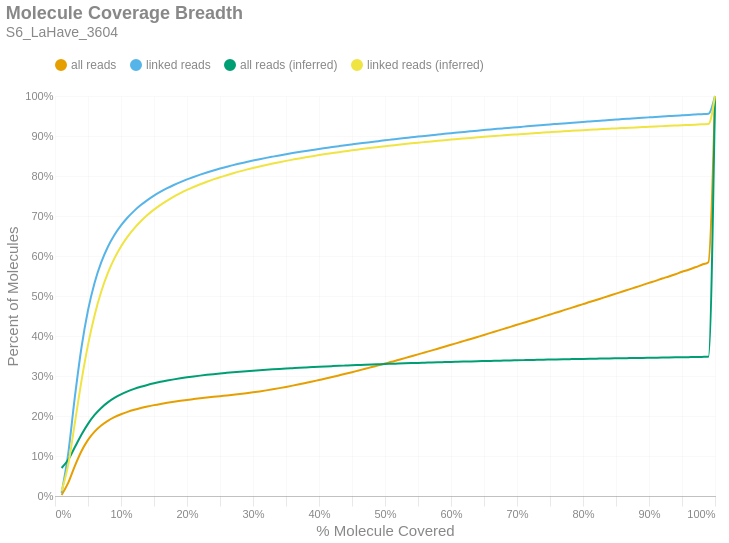

Notebook source saved alongside this figure:
### Markdown cell above
### Molecule Read Coverage
This chart shows molecule coverage breadth as computed by the number of bases aligned to that molecule. In other words, "*how much of each unique long molecule is actually sequenced/aligned?*" Keep in mind there is a distinction between sequences and alignments, since some sequences belonging to a particular molecule may not align well and wouldn't appear in the alignment data. This chart also shows molecule coverage breadth as computed by the *inferred fragment* from which the aligned sequences originate. Unlike read coverage, this calculation takes into account the total insert size, including unsequenced gaps between the forward and reverse reads. Like the previous figures, these are cumulative percents.

### Code cell
if SKIPLR:
    print_html(f"Skipped")
else:
    binned_df = consolidated_hist(valids['coverage_bp'], mask, 0.01, True)
    binned_df_inf = consolidated_hist(valids['coverage_inserts'], mask, 0.01, True)
    binned_df = binned_df.with_columns(pl.lit(binned_df_inf['all reads (cumsum)']).alias('all reads (inferred)'))
    binned_df = binned_df.with_columns(pl.lit(binned_df_inf['linked reads (cumsum)']).alias('linked reads (inferred)'))
    binned_df = binned_df.with_columns(
        (pl.col('bin').cast(pl.Float64) + 0.01).alias('right_edge')
    )

    with SafeRender(binned_df):
        (
            density_plot(binned_df, 'Molecule Coverage Breadth', samplename, 'molcov', ['all reads (inferred)','linked reads (inferred)'])
            .encode(
                #x=alt.X('bin:Q', title="% Molecule Covered").axis(format = '%').scale(padding=0),
                x=alt.X('right_edge:Q', title="% Molecule Covered").axis(format='%').scale(padding=0),
                y=alt.Y('value:Q', title='Percent of Molecules')
                    .axis(format='%')
                    .stack(False)
                    .scale(domainMin=0, padding=0),
                color=alt.Color("key:N").scale(domain = ["all reads", "linked reads", "all reads (inferred)", "linked reads (inferred)"]),
                tooltip = [
                    alt.Tooltip("key:N", title = "Data Type"),
                    alt.Tooltip("range_label:N", title="% Molecule Covered"),
                    alt.Tooltip("value:Q", format = ".2%", title="% Molecules")
                ]
            )
        ).display()

### Figure 1 — Vega-Lite specification as saved in the notebook (floating-point values rounded to 4 significant figures)
{"width": "container", "height": 400, "config": {"title": {"anchor": "start", "dy": -15, "fontSize": 18, "color": "#888888", "subtitleColor": "#888888", "subtitleFontSize": 14}, "arc": {"fill": "#0072B2"}, "axis": {"domainColor": "#888888", "domainWidth": 0.5, "gridWidth": 0.2, "grid": false, "titleFontWeight": 400, "titleFontSize": 15, "labelFontSize": 11, "labelColor": "#888888", "tickColor": "#888888", "tickWidth": 0.2, "titleColor": "#888888"}, "axisBand": {"grid": false}, "axisX": {"grid": true, "tickSize": 10, "domainCap": "round"}, "axisY": {"domain": false, "grid": true, "tickSize": 0, "domainCap": "round"}, "background": "transparent", "header": {"labelFontSize": 15, "labelColor": "#888888", "titleFontSize": 15, "titleFontWeight": 600, "titleColor": "#888888"}, "legend": {"labelFont": "sans-serif", "labelFontSize": 12, "labelColor": "#888888", "symbolSize": 100, "symbolType": "circle", "titleFontSize": 12, "titlePadding": 10, "titleColor": "#888888", "title": null, "orient": "top"}, "range": {"category": ["#E69F00", "#56B4E9", "#009E73", "#F0E442", "#0072B2", "#D55E00", "#CC79A7", "#000000"], "diverging": ["#cfe8f3", "#a2d4ec", "#73bfe2", "#46abdb", "#1696d2", "#12719e"]}, "area": {"fill": "#0072B2", "fillOpacity": 0.7, "line": true, "strokeOpacity": 0.7}, "line": {"color": "#0072B2", "stroke": "#0072B2", "strokeWidth": 2}, "trail": {"color": "#0072B2", "stroke": "#0072B2", "strokeWidth": 0, "size": 1}, "point": {"filled": true, "fillOpacity": 1.0, "size": 95}, "text": {"color": "#888888", "fontSize": 11, "align": "right", "fontWeight": 400, "size": 11}, "bar": {"fill": "#0072B2", "stroke": null}, "view": {"stroke": null, "continuousWidth": 660, "continuousHeight": 400}}, "data": {"name": "data-c16180c3b4dbf11baa161a87ed752dc8"}, "mark": {"type": "line", "interpolate": "monotone", "point": {"opacity": 0, "size": 275}}, "encoding": {"color": {"field": "key", "scale": {"domain": ["all reads", "linked reads", "all reads (inferred)", "linked reads (inferred)"]}, "type": "nominal"}, "tooltip": [{"field": "key", "title": "Data Type", "type": "nominal"}, {"field": "range_label", "title": "% Molecule Covered", "type": "nominal"}, {"field": "value", "format": ".2%", "title": "% Molecules", "type": "quantitative"}], "x": {"axis": {"format": "%"}, "field": "right_edge", "scale": {"padding": 0}, "title": "% Molecule Covered", "type": "quantitative"}, "y": {"axis": {"format": "%"}, "field": "value", "scale": {"domainMin": 0, "padding": 0}, "stack": false, "title": "Percent of Molecules", "type": "quantitative"}}, "params": [{"name": "param_c36ac31b6afebe62", "select": {"type": "point", "fields": ["key"]}, "bind": "legend"}], "title": {"text": "Molecule Coverage Breadth", "subtitle": "S6_LaHave_3604"}, "transform": [{"fold": ["all reads (cumsum)", "linked reads (cumsum)", "all reads (inferred)", "linked reads (inferred)"]}, {"calculate": "replace(datum.key, ' (cumsum)', '')", "as": "key"}, {"filter": {"param": "param_c36ac31b6afebe62"}}], "usermeta": {"embedOptions": {"downloadFileName": "S6_LaHave_3604.molcov"}}, "$schema": "https://vega.github.io/schema/vega-lite/v6.1.0.json", "datasets": {"data-c16180c3b4dbf11baa161a87ed752dc8": [{"bin": "0.0", "interval": "0.0-0.01", "all reads": 0.002737, "linked reads": 0.007905, "all reads (cumsum)": 0.002737, "linked reads (cumsum)": 0.007905, "range_label": "0.0-0.01", "all reads (inferred)": 0.07008, "linked reads (inferred)": 0.01194, "right_edge": 0.01}, {"bin": "0.01", "interval": "0.01-0.02", "all reads": 0.03002, "linked reads": 0.09819, "all reads (cumsum)": 0.03276, "linked reads (cumsum)": 0.1061, "range_label": "0.01-0.02", "all reads (inferred)": 0.09051, "linked reads (inferred)": 0.07811, "right_edge": 0.02}, {"bin": "0.02", "interval": "0.02-0.03", "all reads": 0.04218, "linked reads": 0.1402, "all reads (cumsum)": 0.07493, "linked reads (cumsum)": 0.2463, "range_label": "0.02-0.03", "all reads (inferred)": 0.1217, "linked reads (inferred)": 0.1816, "right_edge": 0.03}, {"bin": "0.03", "interval": "0.03-0.04", "all reads": 0.03711, "linked reads": 0.1237, "all reads (cumsum)": 0.112, "linked reads (cumsum)": 0.37, "range_label": "0.03-0.04", "all reads (inferred)": 0.1532, "linked reads (inferred)": 0.2867, "right_edge": 0.04}, {"bin": "0.04", "interval": "0.04-0.05", "all reads": 0.02833, "linked reads": 0.0944, "all reads (cumsum)": 0.1404, "linked reads (cumsum)": 0.4644, "range_label": "0.04-0.05", "all reads (inferred)": 0.1804, "linked reads (inferred)": 0.3779, "right_edge": 0.05}, {"bin": "0.05", "interval": "0.05-0.06", "all reads": 0.02074, "linked reads": 0.06894, "all reads (cumsum)": 0.1611, "linked reads (cumsum)": 0.5333, "range_label": "0.05-0.06", "all reads (inferred)": 0.2026, "linked reads (inferred)": 0.4521, "right_edge": 0.06}, {"bin": "0.06", "interval": "0.06-0.07", "all reads": 0.01525, "linked reads": 0.05061, "all reads (cumsum)": 0.1764, "linked reads (cumsum)": 0.5839, "range_label": "0.06-0.07", "all reads (inferred)": 0.2201, "linked reads (inferred)": 0.5107, "right_edge": 0.07}, {"bin": "0.07", "interval": "0.07-0.08", "all reads": 0.01162, "linked reads": 0.03854, "all reads (cumsum)": 0.188, "linked reads (cumsum)": 0.6224, "range_label": "0.07-0.08", "all reads (inferred)": 0.234, "linked reads (inferred)": 0.557, "right_edge": 0.08}, {"bin": "0.08", "interval": "0.08-0.09", "all reads": 0.009045, "linked reads": 0.02989, "all reads (cumsum)": 0.197, "linked reads (cumsum)": 0.6523, "range_label": "0.08-0.09", "all reads (inferred)": 0.2451, "linked reads (inferred)": 0.5939, "right_edge": 0.09}, {"bin": "0.09", "interval": "0.09-0.1", "all reads": 0.007299, "linked reads": 0.02402, "all reads (cumsum)": 0.2043, "linked reads (cumsum)": 0.6764, "range_label": "0.09-0.1", "all reads (inferred)": 0.254, "linked reads (inferred)": 0.6238, "right_edge": 0.1}, {"bin": "0.1", "interval": "0.1-0.11", "all reads": 0.006065, "linked reads": 0.01986, "all reads (cumsum)": 0.2104, "linked reads (cumsum)": 0.6962, "range_label": "0.1-0.11", "all reads (inferred)": 0.2615, "linked reads (inferred)": 0.6485, "right_edge": 0.11}, {"bin": "0.11", "interval": "0.11-0.12", "all reads": 0.005083, "linked reads": 0.01662, "all reads (cumsum)": 0.2155, "linked reads (cumsum)": 0.7128, "range_label": "0.11-0.12", "all reads (inferred)": 0.2677, "linked reads (inferred)": 0.6692, "right_edge": 0.12}, {"bin": "0.12", "interval": "0.12-0.13", "all reads": 0.004429, "linked reads": 0.01442, "all reads (cumsum)": 0.2199, "linked reads (cumsum)": 0.7273, "range_label": "0.12-0.13", "all reads (inferred)": 0.2731, "linked reads (inferred)": 0.687, "right_edge": 0.13}, {"bin": "0.13", "interval": "0.13-0.14", "all reads": 0.003862, "linked reads": 0.01254, "all reads (cumsum)": 0.2238, "linked reads (cumsum)": 0.7398, "range_label": "0.13-0.14", "all reads (inferred)": 0.2777, "linked reads (inferred)": 0.7025, "right_edge": 0.14}, {"bin": "0.14", "interval": "0.14-0.15", "all reads": 0.00343, "linked reads": 0.01108, "all reads (cumsum)": 0.2272, "linked reads (cumsum)": 0.7509, "range_label": "0.14-0.15", "all reads (inferred)": 0.2818, "linked reads (inferred)": 0.716, "right_edge": 0.15}, {"bin": "0.15", "interval": "0.15-0.16", "all reads": 0.003061, "linked reads": 0.009802, "all reads (cumsum)": 0.2303, "linked reads (cumsum)": 0.7607, "range_label": "0.15-0.16", "all reads (inferred)": 0.2854, "linked reads (inferred)": 0.728, "right_edge": 0.16}, {"bin": "0.16", "interval": "0.16-0.17", "all reads": 0.002786, "linked reads": 0.008825, "all reads (cumsum)": 0.233, "linked reads (cumsum)": 0.7695, "range_label": "0.16-0.17", "all reads (inferred)": 0.2886, "linked reads (inferred)": 0.7386, "right_edge": 0.17}, {"bin": "0.17", "interval": "0.17-0.18", "all reads": 0.002542, "linked reads": 0.007946, "all reads (cumsum)": 0.2356, "linked reads (cumsum)": 0.7775, "range_label": "0.17-0.18", "all reads (inferred)": 0.2915, "linked reads (inferred)": 0.7482, "right_edge": 0.18}, {"bin": "0.18", "interval": "0.18-0.19", "all reads": 0.002352, "linked reads": 0.007277, "all reads (cumsum)": 0.2379, "linked reads (cumsum)": 0.7847, "range_label": "0.18-0.19", "all reads (inferred)": 0.2942, "linked reads (inferred)": 0.757, "right_edge": 0.19}, {"bin": "0.19", "interval": "0.19-0.2", "all reads": 0.00223, "linked reads": 0.006788, "all reads (cumsum)": 0.2402, "linked reads (cumsum)": 0.7915, "range_label": "0.19-0.2", "all reads (inferred)": 0.2966, "linked reads (inferred)": 0.7651, "right_edge": 0.2}, {"bin": "0.2", "interval": "0.2-0.21", "all reads": 0.002039, "linked reads": 0.006089, "all reads (cumsum)": 0.2422, "linked reads (cumsum)": 0.7976, "range_label": "0.2-0.21", "all reads (inferred)": 0.2989, "linked reads (inferred)": 0.7724, "right_edge": 0.21}, {"bin": "0.21", "interval": "0.21-0.22", "all reads": 0.001962, "linked reads": 0.005714, "all reads (cumsum)": 0.2442, "linked reads (cumsum)": 0.8033, "range_label": "0.21-0.22", "all reads (inferred)": 0.3009, "linked reads (inferred)": 0.7793, "right_edge": 0.22}, {"bin": "0.22", "interval": "0.22-0.23", "all reads": 0.001901, "linked reads": 0.00539, "all reads (cumsum)": 0.2461, "linked reads (cumsum)": 0.8087, "range_label": "0.22-0.23", "all reads (inferred)": 0.3028, "linked reads (inferred)": 0.7856, "right_edge": 0.23}, {"bin": "0.23", "interval": "0.23-0.24", "all reads": 0.00182, "linked reads": 0.005068, "all reads (cumsum)": 0.2479, "linked reads (cumsum)": 0.8138, "range_label": "0.23-0.24", "all reads (inferred)": 0.3046, "linked reads (inferred)": 0.7915, "right_edge": 0.24}, {"bin": "0.24", "interval": "0.24-0.25", "all reads": 0.001767, "linked reads": 0.00475, "all reads (cumsum)": 0.2497, "linked reads (cumsum)": 0.8185, "range_label": "0.24-0.25", "all reads (inferred)": 0.3063, "linked reads (inferred)": 0.797, "right_edge": 0.25}, {"bin": "0.25", "interval": "0.25-0.26", "all reads": 0.001708, "linked reads": 0.004397, "all reads (cumsum)": 0.2514, "linked reads (cumsum)": 0.8229, "range_label": "0.25-0.26", "all reads (inferred)": 0.3078, "linked reads (inferred)": 0.802, "right_edge": 0.26}, {"bin": "0.26", "interval": "0.26-0.27", "all reads": 0.001744, "linked reads": 0.004307, "all reads (cumsum)": 0.2531, "linked reads (cumsum)": 0.8272, "range_label": "0.26-0.27", "all reads (inferred)": 0.3093, "linked reads (inferred)": 0.8069, "right_edge": 0.27}, {"bin": "0.27", "interval": "0.27-0.28", "all reads": 0.001828, "linked reads": 0.003983, "all reads (cumsum)": 0.2549, "linked reads (cumsum)": 0.8312, "range_label": "0.27-0.28", "all reads (inferred)": 0.3107, "linked reads (inferred)": 0.8116, "right_edge": 0.28}, {"bin": "0.28", "interval": "0.28-0.29", "all reads": 0.00197, "linked reads": 0.003694, "all reads (cumsum)": 0.2569, "linked reads (cumsum)": 0.8349, "range_label": "0.28-0.29", "all reads (inferred)": 0.312, "linked reads (inferred)": 0.8159, "right_edge": 0.29}, {"bin": "0.29", "interval": "0.29-0.3", "all reads": 0.002228, "linked reads": 0.003642, "all reads (cumsum)": 0.2591, "linked reads (cumsum)": 0.8386, "range_label": "0.29-0.3", "all reads (inferred)": 0.3133, "linked reads (inferred)": 0.82, "right_edge": 0.3}, {"bin": "0.3", "interval": "0.3-0.31", "all reads": 0.002367, "linked reads": 0.003466, "all reads (cumsum)": 0.2615, "linked reads (cumsum)": 0.842, "range_label": "0.3-0.31", "all reads (inferred)": 0.3145, "linked reads (inferred)": 0.824, "right_edge": 0.31}, {"bin": "0.31", "interval": "0.31-0.32", "all reads": 0.002538, "linked reads": 0.00329, "all reads (cumsum)": 0.264, "linked reads (cumsum)": 0.8453, "range_label": "0.31-0.32", "all reads (inferred)": 0.3156, "linked reads (inferred)": 0.8277, "right_edge": 0.32}, {"bin": "0.32", "interval": "0.32-0.33", "all reads": 0.002739, "linked reads": 0.003103, "all reads (cumsum)": 0.2668, "linked reads (cumsum)": 0.8484, "range_label": "0.32-0.33", "all reads (inferred)": 0.3167, "linked reads (inferred)": 0.8312, "right_edge": 0.33}, {"bin": "0.33", "interval": "0.33-0.34", "all reads": 0.002882, "linked reads": 0.003039, "all reads (cumsum)": 0.2697, "linked reads (cumsum)": 0.8514, "range_label": "0.33-0.34", "all reads (inferred)": 0.3177, "linked reads (inferred)": 0.8346, "right_edge": 0.34}, {"bin": "0.34", "interval": "0.34-0.35", "all reads": 0.003059, "linked reads": 0.002953, "all reads (cumsum)": 0.2727, "linked reads (cumsum)": 0.8544, "range_label": "0.34-0.35", "all reads (inferred)": 0.3187, "linked reads (inferred)": 0.8378, "right_edge": 0.35}, {"bin": "0.35", "interval": "0.35-0.36", "all reads": 0.003203, "linked reads": 0.002831, "all reads (cumsum)": 0.2759, "linked reads (cumsum)": 0.8572, "range_label": "0.35-0.36", "all reads (inferred)": 0.3197, "linked reads (inferred)": 0.8409, "right_edge": 0.36}, {"bin": "0.36", "interval": "0.36-0.37", "all reads": 0.00329, "linked reads": 0.002653, "all reads (cumsum)": 0.2792, "linked reads (cumsum)": 0.8599, "range_label": "0.36-0.37", "all reads (inferred)": 0.3206, "linked reads (inferred)": 0.8439, "right_edge": 0.37}, {"bin": "0.37", "interval": "0.37-0.38", "all reads": 0.003462, "linked reads": 0.002637, "all reads (cumsum)": 0.2827, "linked reads (cumsum)": 0.8625, "range_label": "0.37-0.38", "all reads (inferred)": 0.3215, "linked reads (inferred)": 0.8468, "right_edge": 0.38}, {"bin": "0.38", "interval": "0.38-0.39", "all reads": 0.003543, "linked reads": 0.002588, "all reads (cumsum)": 0.2862, "linked reads (cumsum)": 0.8651, "range_label": "0.38-0.39", "all reads (inferred)": 0.3223, "linked reads (inferred)": 0.8495, "right_edge": 0.39}, {"bin": "0.39", "interval": "0.39-0.4", "all reads": 0.003733, "linked reads": 0.002508, "all reads (cumsum)": 0.29, "linked reads (cumsum)": 0.8676, "range_label": "0.39-0.4", "all reads (inferred)": 0.3232, "linked reads (inferred)": 0.8523, "right_edge": 0.4}, {"bin": "0.4", "interval": "0.4-0.41", "all reads": 0.003685, "linked reads": 0.002334, "all reads (cumsum)": 0.2936, "linked reads (cumsum)": 0.87, "range_label": "0.4-0.41", "all reads (inferred)": 0.3239, "linked reads (inferred)": 0.8548, "right_edge": 0.41}, {"bin": "0.41", "interval": "0.41-0.42", "all reads": 0.003857, "linked reads": 0.002328, "all reads (cumsum)": 0.2975, "linked reads (cumsum)": 0.8723, "range_label": "0.41-0.42", "all reads (inferred)": 0.3247, "linked reads (inferred)": 0.8572, "right_edge": 0.42}, {"bin": "0.42", "interval": "0.42-0.43", "all reads": 0.003961, "linked reads": 0.002267, "all reads (cumsum)": 0.3015, "linked reads (cumsum)": 0.8745, "range_label": "0.42-0.43", "all reads (inferred)": 0.3254, "linked reads (inferred)": 0.8596, "right_edge": 0.43}, {"bin": "0.43", "interval": "0.43-0.44", "all reads": 0.003998, "linked reads": 0.002233, "all reads (cumsum)": 0.3055, "linked reads (cumsum)": 0.8768, "range_label": "0.43-0.44", "all reads (inferred)": 0.3261, "linked reads (inferred)": 0.8619, "right_edge": 0.44}, {"bin": "0.44", "interval": "0.44-0.45", "all reads": 0.004138, "linked reads": 0.002151, "all reads (cumsum)": 0.3096, "linked reads (cumsum)": 0.8789, "range_label": "0.44-0.45", "all reads (inferred)": 0.3268, "linked reads (inferred)": 0.8642, "right_edge": 0.45}, {"bin": "0.45", "interval": "0.45-0.46", "all reads": 0.004218, "linked reads": 0.002121, "all reads (cumsum)": 0.3138, "linked reads (cumsum)": 0.8811, "range_label": "0.45-0.46", "all reads (inferred)": 0.3275, "linked reads (inferred)": 0.8664, "right_edge": 0.46}, {"bin": "0.46", "interval": "0.46-0.47", "all reads": 0.004207, "linked reads": 0.002046, "all reads (cumsum)": 0.318, "linked reads (cumsum)": 0.8831, "range_label": "0.46-0.47", "all reads (inferred)": 0.3282, "linked reads (inferred)": 0.8685, "right_edge": 0.47}, {"bin": "0.47", "interval": "0.47-0.48", "all reads": 0.004327, "linked reads": 0.002061, "all reads (cumsum)": 0.3223, "linked reads (cumsum)": 0.8852, "range_label": "0.47-0.48", "all reads (inferred)": 0.3288, "linked reads (inferred)": 0.8705, "right_edge": 0.48}, {"bin": "0.48", "interval": "0.48-0.49", "all reads": 0.004256, "linked reads": 0.002002, "all reads (cumsum)": 0.3266, "linked reads (cumsum)": 0.8872, "range_label": "0.48-0.49", "all reads (inferred)": 0.3294, "linked reads (inferred)": 0.8725, "right_edge": 0.49}, {"bin": "0.49", "interval": "0.49-0.5", "all reads": 0.004784, "linked reads": 0.002032, "all reads (cumsum)": 0.3314, "linked reads (cumsum)": 0.8892, "range_label": "0.49-0.5", "all reads (inferred)": 0.33, "linked reads (inferred)": 0.8744, "right_edge": 0.5}, {"bin": "0.5", "interval": "0.5-0.51", "all reads": 0.004101, "linked reads": 0.001868, "all reads (cumsum)": 0.3355, "linked reads (cumsum)": 0.8911, "range_label": "0.5-0.51", "all reads (inferred)": 0.3306, "linked reads (inferred)": 0.8763, "right_edge": 0.51}, {"bin": "0.51", "interval": "0.51-0.52", "all reads": 0.004691, "linked reads": 0.001916, "all reads (cumsum)": 0.3402, "linked reads (cumsum)": 0.893, "range_label": "0.51-0.52", "all reads (inferred)": 0.3311, "linked reads (inferred)": 0.8781, "right_edge": 0.52}, {"bin": "0.52", "interval": "0.52-0.53", "all reads": 0.004549, "linked reads": 0.001836, "all reads (cumsum)": 0.3447, "linked reads (cumsum)": 0.8948, "range_label": "0.52-0.53", "all reads (inferred)": 0.3317, "linked reads (inferred)": 0.8799, "right_edge": 0.53}, {"bin": "0.53", "interval": "0.53-0.54", "all reads": 0.00464, "linked reads": 0.001799, "all reads (cumsum)": 0.3494, "linked reads (cumsum)": 0.8966, "range_label": "0.53-0.54", "all reads (inferred)": 0.3322, "linked reads (inferred)": 0.8816, "right_edge": 0.54}, {"bin": "0.54", "interval": "0.54-0.55", "all reads": 0.004654, "linked reads": 0.001849, "all reads (cumsum)": 0.354, "linked reads (cumsum)": 0.8985, "range_label": "0.54-0.55", "all reads (inferred)": 0.3328, "linked reads (inferred)": 0.8833, "right_edge": 0.55}, {"bin": "0.55", "interval": "0.55-0.56", "all reads": 0.004752, "linked reads": 0.001772, "all reads (cumsum)": 0.3588, "linked reads (cumsum)": 0.9002, "range_label": "0.55-0.56", "all reads (inferred)": 0.3333, "linked reads (inferred)": 0.8849, "right_edge": 0.56}, {"bin": "0.56", "interval": "0.56-0.57", "all reads": 0.00475, "linked reads": 0.001783, "all reads (cumsum)": 0.3635, "linked reads (cumsum)": 0.902, "range_label": "0.56-0.57", "all reads (inferred)": 0.3338, "linked reads (inferred)": 0.8865, "right_edge": 0.57}, {"bin": "0.57", "interval": "0.57-0.58", "all reads": 0.004736, "linked reads": 0.001671, "all reads (cumsum)": 0.3683, "linked reads (cumsum)": 0.9037, "range_label": "0.57-0.58", "all reads (inferred)": 0.3342, "linked reads (inferred)": 0.888, "right_edge": 0.58}, {"bin": "0.58", "interval": "0.58-0.59", "all reads": 0.004805, "linked reads": 0.001644, "all reads (cumsum)": 0.3731, "linked reads (cumsum)": 0.9053, "range_label": "0.58-0.59", "all reads (inferred)": 0.3347, "linked reads (inferred)": 0.8896, "right_edge": 0.59}, {"bin": "0.59", "interval": "0.59-0.6", "all reads": 0.00497, "linked reads": 0.001687, "all reads (cumsum)": 0.378, "linked reads (cumsum)": 0.907, "range_label": "0.59-0.6", "all reads (inferred)": 0.3352, "linked reads (inferred)": 0.8911, "right_edge": 0.6}, {"bin": "0.6", "interval": "0.6-0.61", "all reads": 0.004781, "linked reads": 0.001561, "all reads (cumsum)": 0.3828, "linked reads (cumsum)": 0.9086, "range_label": "0.6-0.61", "all reads (inferred)": 0.3356, "linked reads (inferred)": 0.8925, "right_edge": 0.61}, {"bin": "0.61", "interval": "0.61-0.62", "all reads": 0.005001, "linked reads": 0.001599, "all reads (cumsum)": 0.3878, "linked reads (cumsum)": 0.9102, "range_label": "0.61-0.62", "all reads (inferred)": 0.3361, "linked reads (inferred)": 0.8939, "right_edge": 0.62}, {"bin": "0.62", "interval": "0.62-0.63", "all reads": 0.004878, "linked reads": 0.001565, "all reads (cumsum)": 0.3927, "linked reads (cumsum)": 0.9117, "range_label": "0.62-0.63", "all reads (inferred)": 0.3365, "linked reads (inferred)": 0.8953, "right_edge": 0.63}, {"bin": "0.63", "interval": "0.63-0.64", "all reads": 0.004928, "linked reads": 0.001553, "all reads (cumsum)": 0.3976, "linked reads (cumsum)": 0.9133, "range_label": "0.63-0.64", "all reads (inferred)": 0.337, "linked reads (inferred)": 0.8966, "right_edge": 0.64}, {"bin": "0.64", "interval": "0.64-0.65", "all reads": 0.004948, "linked reads": 0.001528, "all reads (cumsum)": 0.4026, "linked reads (cumsum)": 0.9148, "range_label": "0.64-0.65", "all reads (inferred)": 0.3374, "linked reads (inferred)": 0.8979, "right_edge": 0.65}, {"bin": "0.65", "interval": "0.65-0.66", "all reads": 0.005174, "linked reads": 0.001531, "all reads (cumsum)": 0.4077, "linked reads (cumsum)": 0.9164, "range_label": "0.65-0.66", "all reads (inferred)": 0.3378, "linked reads (inferred)": 0.8992, "right_edge": 0.66}, {"bin": "0.66", "interval": "0.66-0.67", "all reads": 0.004993, "linked reads": 0.001467, "all reads (cumsum)": 0.4127, "linked reads (cumsum)": 0.9178, "range_label": "0.66-0.67", "all reads (inferred)": 0.3382, "linked reads (inferred)": 0.9005, "right_edge": 0.67}, {"bin": "0.67", "interval": "0.67-0.68", "all reads": 0.005065, "linked reads": 0.001421, "all reads (cumsum)": 0.4178, "linked reads (cumsum)": 0.9192, "range_label": "0.67-0.68", "all reads (inferred)": 0.3386, "linked reads (inferred)": 0.9017, "right_edge": 0.68}, {"bin": "0.68", "interval": "0.68-0.69", "all reads": 0.00499, "linked reads": 0.001409, "all reads (cumsum)": 0.4228, "linked reads (cumsum)": 0.9207, "range_label": "0.68-0.69", "all reads (inferred)": 0.339, "linked reads (inferred)": 0.9029, "right_edge": 0.69}, {"bin": "0.69", "interval": "0.69-0.7", "all reads": 0.005178, "linked reads": 0.001414, "all reads (cumsum)": 0.428, "linked reads (cumsum)": 0.9221, "range_label": "0.69-0.7", "all reads (inferred)": 0.3393, "linked reads (inferred)": 0.904, "right_edge": 0.7}, {"bin": "0.7", "interval": "0.7-0.71", "all reads": 0.005016, "linked reads": 0.001363, "all reads (cumsum)": 0.433, "linked reads (cumsum)": 0.9234, "range_label": "0.7-0.71", "all reads (inferred)": 0.3397, "linked reads (inferred)": 0.9052, "right_edge": 0.71}, {"bin": "0.71", "interval": "0.71-0.72", "all reads": 0.005061, "linked reads": 0.001403, "all reads (cumsum)": 0.438, "linked reads (cumsum)": 0.9248, "range_label": "0.71-0.72", "all reads (inferred)": 0.34, "linked reads (inferred)": 0.9063, "right_edge": 0.72}, {"bin": "0.72", "interval": "0.72-0.73", "all reads": 0.005201, "linked reads": 0.001361, "all reads (cumsum)": 0.4432, "linked reads (cumsum)": 0.9262, "range_label": "0.72-0.73", "all reads (inferred)": 0.3404, "linked reads (inferred)": 0.9074, "right_edge": 0.73}, {"bin": "0.73", "interval": "0.73-0.74", "all reads": 0.005079, "linked reads": 0.001338, "all reads (cumsum)": 0.4483, "linked reads (cumsum)": 0.9275, "range_label": "0.73-0.74", "all reads (inferred)": 0.3408, "linked reads (inferred)": 0.9085, "right_edge": 0.74}, {"bin": "0.74", "interval": "0.74-0.75", "all reads": 0.00543, "linked reads": 0.001365, "all reads (cumsum)": 0.4538, "linked reads (cumsum)": 0.9289, "range_label": "0.74-0.75", "all reads (inferred)": 0.3411, "linked reads (inferred)": 0.9096, "right_edge": 0.75}, {"bin": "0.75", "interval": "0.75-0.76", "all reads": 0.005009, "linked reads": 0.001283, "all reads (cumsum)": 0.4588, "linked reads (cumsum)": 0.9302, "range_label": "0.75-0.76", "all reads (inferred)": 0.3414, "linked reads (inferred)": 0.9106, "right_edge": 0.76}, {"bin": "0.76", "interval": "0.76-0.77", "all reads": 0.005198, "linked reads": 0.001288, "all reads (cumsum)": 0.464, "linked reads (cumsum)": 0.9315, "range_label": "0.76-0.77", "all reads (inferred)": 0.3418, "linked reads (inferred)": 0.9116, "right_edge": 0.77}, {"bin": "0.77", "interval": "0.77-0.78", "all reads": 0.005178, "linked reads": 0.001266, "all reads (cumsum)": 0.4691, "linked reads (cumsum)": 0.9327, "range_label": "0.77-0.78", "all reads (inferred)": 0.3421, "linked reads (inferred)": 0.9126, "right_edge": 0.78}, {"bin": "0.78", "interval": "0.78-0.79", "all reads": 0.005167, "linked reads": 0.001218, "all reads (cumsum)": 0.4743, "linked reads (cumsum)": 0.934, "range_label": "0.78-0.79", "all reads (inferred)": 0.3424, "linked reads (inferred)": 0.9136, "right_edge": 0.79}, {"bin": "0.79", "interval": "0.79-0.8", "all reads": 0.005457, "linked reads": 0.001288, "all reads (cumsum)": 0.4798, "linked reads (cumsum)": 0.9352, "range_label": "0.79-0.8", "all reads (inferred)": 0.3427, "linked reads (inferred)": 0.9146, "right_edge": 0.8}, {"bin": "0.8", "interval": "0.8-0.81", "all reads": 0.005043, "linked reads": 0.001173, "all reads (cumsum)": 0.4848, "linked reads (cumsum)": 0.9364, "range_label": "0.8-0.81", "all reads (inferred)": 0.343, "linked reads (inferred)": 0.9155, "right_edge": 0.81}, {"bin": "0.81", "interval": "0.81-0.82", "all reads": 0.005217, "linked reads": 0.001159, "all reads (cumsum)": 0.49, "linked reads (cumsum)": 0.9376, "range_label": "0.81-0.82", "all reads (inferred)": 0.3433, "linked reads (inferred)": 0.9164, "right_edge": 0.82}, {"bin": "0.82", "interval": "0.82-0.83", "all reads": 0.005324, "linked reads": 0.001191, "all reads (cumsum)": 0.4953, "linked reads (cumsum)": 0.9388, "range_label": "0.82-0.83", "all reads (inferred)": 0.3436, "linked reads (inferred)": 0.9173, "right_edge": 0.83}, {"bin": "0.83", "interval": "0.83-0.84", "all reads": 0.0053, "linked reads": 0.001184, "all reads (cumsum)": 0.5006, "linked reads (cumsum)": 0.9399, "range_label": "0.83-0.84", "all reads (inferred)": 0.3439, "linked reads (inferred)": 0.9182, "right_edge": 0.84}, {"bin": "0.84", "interval": "0.84-0.85", "all reads": 0.005263, "linked reads": 0.001159, "all reads (cumsum)": 0.5059, "linked reads (cumsum)": 0.9411, "range_label": "0.84-0.85", "all reads (inferred)": 0.3442, "linked reads (inferred)": 0.919, "right_edge": 0.85}, {"bin": "0.85", "interval": "0.85-0.86", "all reads": 0.005328, "linked reads": 0.001159, "all reads (cumsum)": 0.5112, "linked reads (cumsum)": 0.9423, "range_label": "0.85-0.86", "all reads (inferred)": 0.3445, "linked reads (inferred)": 0.9199, "right_edge": 0.86}, {"bin": "0.86", "interval": "0.86-0.87", "all reads": 0.005238, "linked reads": 0.001086, "all reads (cumsum)": 0.5165, "linked reads (cumsum)": 0.9434, "range_label": "0.86-0.87", "all reads (inferred)": 0.3448, "linked reads (inferred)": 0.9207, "right_edge": 0.87}, {"bin": "0.87", "interval": "0.87-0.88", "all reads": 0.005395, "linked reads": 0.001085, "all reads (cumsum)": 0.5219, "linked reads (cumsum)": 0.9444, "range_label": "0.87-0.88", "all reads (inferred)": 0.345, "linked reads (inferred)": 0.9216, "right_edge": 0.88}, {"bin": "0.88", "interval": "0.88-0.89", "all reads": 0.005344, "linked reads": 0.001102, "all reads (cumsum)": 0.5272, "linked reads (cumsum)": 0.9455, "range_label": "0.88-0.89", "all reads (inferred)": 0.3453, "linked reads (inferred)": 0.9223, "right_edge": 0.89}, {"bin": "0.89", "interval": "0.89-0.9", "all reads": 0.005478, "linked reads": 0.001056, "all reads (cumsum)": 0.5327, "linked reads (cumsum)": 0.9466, "range_label": "0.89-0.9", "all reads (inferred)": 0.3456, "linked reads (inferred)": 0.9231, "right_edge": 0.9}, {"bin": "0.9", "interval": "0.9-0.91", "all reads": 0.005144, "linked reads": 0.001035, "all reads (cumsum)": 0.5378, "linked reads (cumsum)": 0.9476, "range_label": "0.9-0.91", "all reads (inferred)": 0.3458, "linked reads (inferred)": 0.9239, "right_edge": 0.91}, {"bin": "0.91", "interval": "0.91-0.92", "all reads": 0.00591, "linked reads": 0.00108, "all reads (cumsum)": 0.5437, "linked reads (cumsum)": 0.9487, "range_label": "0.91-0.92", "all reads (inferred)": 0.3461, "linked reads (inferred)": 0.9247, "right_edge": 0.92}, {"bin": "0.92", "interval": "0.92-0.93", "all reads": 0.00518, "linked reads": 0.00105, "all reads (cumsum)": 0.5489, "linked reads (cumsum)": 0.9498, "range_label": "0.92-0.93", "all reads (inferred)": 0.3464, "linked reads (inferred)": 0.9254, "right_edge": 0.93}, {"bin": "0.93", "interval": "0.93-0.94", "all reads": 0.005558, "linked reads": 0.001054, "all reads (cumsum)": 0.5545, "linked reads (cumsum)": 0.9508, "range_label": "0.93-0.94", "all reads (inferred)": 0.3466, "linked reads (inferred)": 0.9262, "right_edge": 0.94}, {"bin": "0.94", "interval": "0.94-0.95", "all reads": 0.006115, "linked reads": 0.0009921, "all reads (cumsum)": 0.5606, "linked reads (cumsum)": 0.9518, "range_label": "0.94-0.95", "all reads (inferred)": 0.3469, "linked reads (inferred)": 0.9269, "right_edge": 0.95}, {"bin": "0.95", "interval": "0.95-0.96", "all reads": 0.005114, "linked reads": 0.0009811, "all reads (cumsum)": 0.5657, "linked reads (cumsum)": 0.9528, "range_label": "0.95-0.96", "all reads (inferred)": 0.3472, "linked reads (inferred)": 0.9276, "right_edge": 0.96}, {"bin": "0.96", "interval": "0.96-0.97", "all reads": 0.006024, "linked reads": 0.0009337, "all reads (cumsum)": 0.5717, "linked reads (cumsum)": 0.9537, "range_label": "0.96-0.97", "all reads (inferred)": 0.3474, "linked reads (inferred)": 0.9284, "right_edge": 0.97}, {"bin": "0.97", "interval": "0.97-0.98", "all reads": 0.006494, "linked reads": 0.0009214, "all reads (cumsum)": 0.5782, "linked reads (cumsum)": 0.9546, "range_label": "0.97-0.98", "all reads (inferred)": 0.3478, "linked reads (inferred)": 0.9291, "right_edge": 0.98}, {"bin": "0.98", "interval": "0.98-0.99", "all reads": 0.006322, "linked reads": 0.0009815, "all reads (cumsum)": 0.5846, "linked reads (cumsum)": 0.9556, "range_label": "0.98-0.99", "all reads (inferred)": 0.3481, "linked reads (inferred)": 0.9297, "right_edge": 0.99}, {"bin": "0.99", "interval": "0.99-1.0", "all reads": 0.4154, "linked reads": 0.04438, "all reads (cumsum)": 1.0, "linked reads (cumsum)": 1.0, "range_label": "0.99-1.0", "all reads (inferred)": 1.0, "linked reads (inferred)": 1.0, "right_edge": 1.0}]}}
